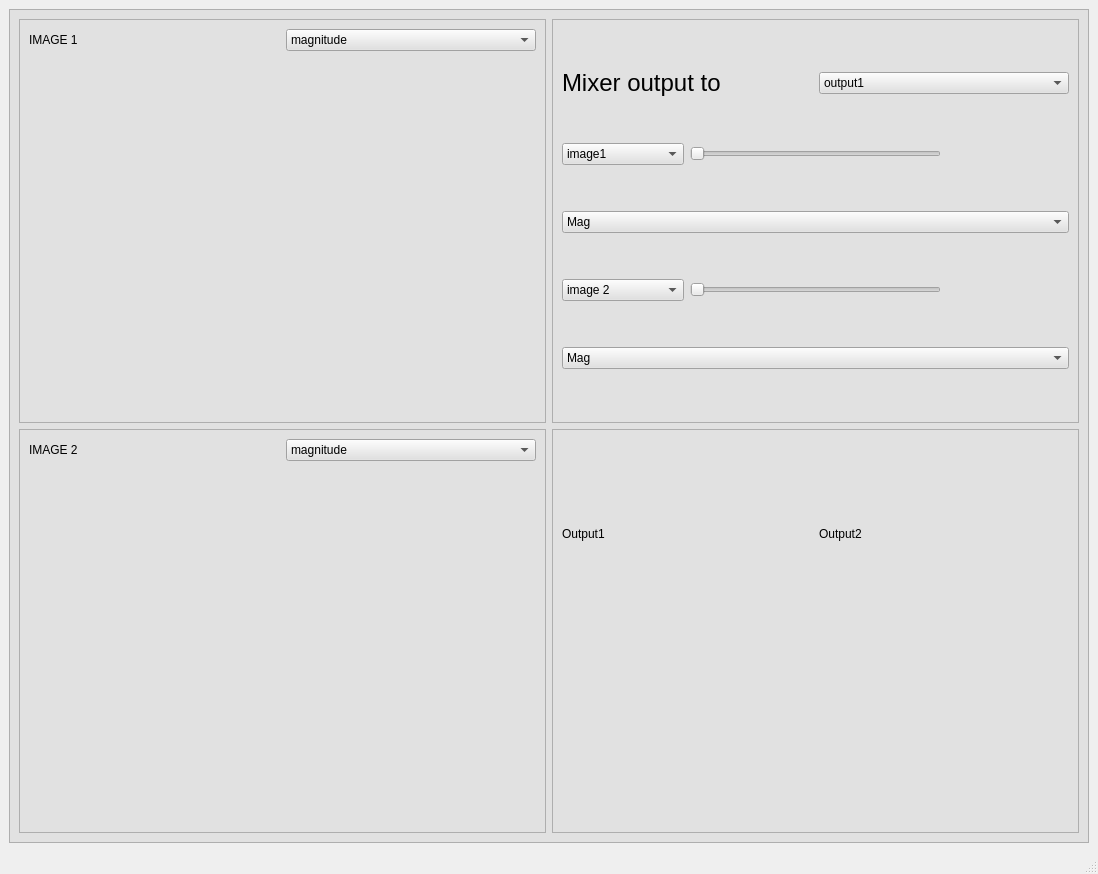
<?xml version="1.0" encoding="UTF-8"?>
<ui version="4.0">
 <class>MainWindow</class>
 <widget class="QMainWindow" name="MainWindow">
  <property name="geometry">
   <rect>
    <x>0</x>
    <y>0</y>
    <width>1098</width>
    <height>874</height>
   </rect>
  </property>
  <property name="windowTitle">
   <string>MainWindow</string>
  </property>
  <widget class="QWidget" name="centralwidget">
   <layout class="QGridLayout" name="gridLayout_4">
    <item row="0" column="0">
     <widget class="QFrame" name="frame">
      <property name="styleSheet">
       <string notr="true">background-color: rgb(225, 225, 225);</string>
      </property>
      <property name="frameShape">
       <enum>QFrame::StyledPanel</enum>
      </property>
      <property name="frameShadow">
       <enum>QFrame::Raised</enum>
      </property>
      <layout class="QGridLayout" name="gridLayout">
       <item row="0" column="0">
        <widget class="QFrame" name="frame_2">
         <property name="frameShape">
          <enum>QFrame::StyledPanel</enum>
         </property>
         <property name="frameShadow">
          <enum>QFrame::Raised</enum>
         </property>
         <layout class="QGridLayout" name="gridLayout_2">
          <item row="0" column="0">
           <widget class="QLabel" name="label_3">
            <property name="text">
             <string>IMAGE 1</string>
            </property>
           </widget>
          </item>
          <item row="0" column="1">
           <widget class="QComboBox" name="comboBox_component1">
            <item>
             <property name="text">
              <string>magnitude</string>
             </property>
            </item>
            <item>
             <property name="text">
              <string>phase</string>
             </property>
            </item>
            <item>
             <property name="text">
              <string>real</string>
             </property>
            </item>
            <item>
             <property name="text">
              <string>imag</string>
             </property>
            </item>
           </widget>
          </item>
          <item row="1" column="0">
           <widget class="QLabel" name="label_img1">
            <property name="text">
             <string/>
            </property>
           </widget>
          </item>
          <item row="1" column="1">
           <widget class="QLabel" name="label_component1_2">
            <property name="text">
             <string/>
            </property>
           </widget>
          </item>
         </layout>
        </widget>
       </item>
       <item row="0" column="1">
        <widget class="QFrame" name="frame_4">
         <property name="frameShape">
          <enum>QFrame::StyledPanel</enum>
         </property>
         <property name="frameShadow">
          <enum>QFrame::Raised</enum>
         </property>
         <layout class="QGridLayout" name="gridLayout_5">
          <item row="0" column="0" colspan="2">
           <widget class="QLabel" name="label">
            <property name="font">
             <font>
              <pointsize>18</pointsize>
              <underline>false</underline>
             </font>
            </property>
            <property name="text">
             <string>Mixer output to</string>
            </property>
            <property name="textFormat">
             <enum>Qt::RichText</enum>
            </property>
           </widget>
          </item>
          <item row="0" column="2" colspan="2">
           <widget class="QComboBox" name="comboBox_output">
            <item>
             <property name="text">
              <string>output1</string>
             </property>
            </item>
            <item>
             <property name="text">
              <string>output2</string>
             </property>
            </item>
           </widget>
          </item>
          <item row="1" column="0">
           <widget class="QComboBox" name="comboBox_mix1">
            <item>
             <property name="text">
              <string>image1</string>
             </property>
            </item>
            <item>
             <property name="text">
              <string>image 2</string>
             </property>
            </item>
           </widget>
          </item>
          <item row="1" column="1" colspan="2">
           <widget class="QSlider" name="horizontalSlider">
            <property name="orientation">
             <enum>Qt::Horizontal</enum>
            </property>
           </widget>
          </item>
          <item row="1" column="3">
           <widget class="QLabel" name="gain1">
            <property name="text">
             <string/>
            </property>
           </widget>
          </item>
          <item row="2" column="0" colspan="4">
           <widget class="QComboBox" name="comboBox_component_choose1">
            <item>
             <property name="text">
              <string>Mag</string>
             </property>
            </item>
            <item>
             <property name="text">
              <string>Phase</string>
             </property>
            </item>
            <item>
             <property name="text">
              <string>Real</string>
             </property>
            </item>
            <item>
             <property name="text">
              <string>Imag</string>
             </property>
            </item>
            <item>
             <property name="text">
              <string>Uni Mag</string>
             </property>
            </item>
            <item>
             <property name="text">
              <string>Uni Phase</string>
             </property>
            </item>
           </widget>
          </item>
          <item row="3" column="0">
           <widget class="QComboBox" name="comboBox_mix2">
            <item>
             <property name="text">
              <string>image 2</string>
             </property>
            </item>
            <item>
             <property name="text">
              <string>image 1</string>
             </property>
            </item>
           </widget>
          </item>
          <item row="3" column="1" colspan="2">
           <widget class="QSlider" name="horizontalSlider_2">
            <property name="orientation">
             <enum>Qt::Horizontal</enum>
            </property>
           </widget>
          </item>
          <item row="3" column="3">
           <widget class="QLabel" name="gain2">
            <property name="text">
             <string/>
            </property>
           </widget>
          </item>
          <item row="4" column="0" colspan="4">
           <widget class="QComboBox" name="comboBox_component_choose2">
            <item>
             <property name="text">
              <string>Mag</string>
             </property>
            </item>
            <item>
             <property name="text">
              <string>Phase</string>
             </property>
            </item>
            <item>
             <property name="text">
              <string>Real</string>
             </property>
            </item>
            <item>
             <property name="text">
              <string>Imag</string>
             </property>
            </item>
            <item>
             <property name="text">
              <string>Uni Mag</string>
             </property>
            </item>
            <item>
             <property name="text">
              <string>Uni Phase</string>
             </property>
            </item>
           </widget>
          </item>
         </layout>
        </widget>
       </item>
       <item row="1" column="0">
        <widget class="QFrame" name="frame_3">
         <property name="frameShape">
          <enum>QFrame::StyledPanel</enum>
         </property>
         <property name="frameShadow">
          <enum>QFrame::Raised</enum>
         </property>
         <layout class="QGridLayout" name="gridLayout_3">
          <item row="0" column="0">
           <widget class="QLabel" name="label_4">
            <property name="text">
             <string>IMAGE 2</string>
            </property>
           </widget>
          </item>
          <item row="0" column="1">
           <widget class="QComboBox" name="comboBox_component2">
            <item>
             <property name="text">
              <string>magnitude</string>
             </property>
            </item>
            <item>
             <property name="text">
              <string>phase</string>
             </property>
            </item>
            <item>
             <property name="text">
              <string>real</string>
             </property>
            </item>
            <item>
             <property name="text">
              <string>imag</string>
             </property>
            </item>
           </widget>
          </item>
          <item row="1" column="0">
           <widget class="QLabel" name="label_img2">
            <property name="text">
             <string/>
            </property>
           </widget>
          </item>
          <item row="1" column="1">
           <widget class="QLabel" name="label_component2">
            <property name="text">
             <string/>
            </property>
           </widget>
          </item>
         </layout>
        </widget>
       </item>
       <item row="1" column="1">
        <widget class="QFrame" name="frame_5">
         <property name="frameShape">
          <enum>QFrame::StyledPanel</enum>
         </property>
         <property name="frameShadow">
          <enum>QFrame::Raised</enum>
         </property>
         <layout class="QGridLayout" name="gridLayout_6">
          <item row="0" column="0">
           <widget class="QLabel" name="label_2">
            <property name="text">
             <string>Output1</string>
            </property>
           </widget>
          </item>
          <item row="0" column="1">
           <widget class="QLabel" name="gain1_2">
            <property name="text">
             <string>Output2</string>
            </property>
           </widget>
          </item>
          <item row="1" column="0">
           <widget class="QLabel" name="output1">
            <property name="text">
             <string/>
            </property>
           </widget>
          </item>
          <item row="1" column="1">
           <widget class="QLabel" name="output2">
            <property name="text">
             <string/>
            </property>
           </widget>
          </item>
         </layout>
        </widget>
       </item>
      </layout>
     </widget>
    </item>
   </layout>
  </widget>
  <widget class="QMenuBar" name="menubar">
   <property name="geometry">
    <rect>
     <x>0</x>
     <y>0</y>
     <width>1098</width>
     <height>31</height>
    </rect>
   </property>
  </widget>
  <widget class="QStatusBar" name="statusbar"/>
 </widget>
 <resources/>
 <connections/>
</ui>
